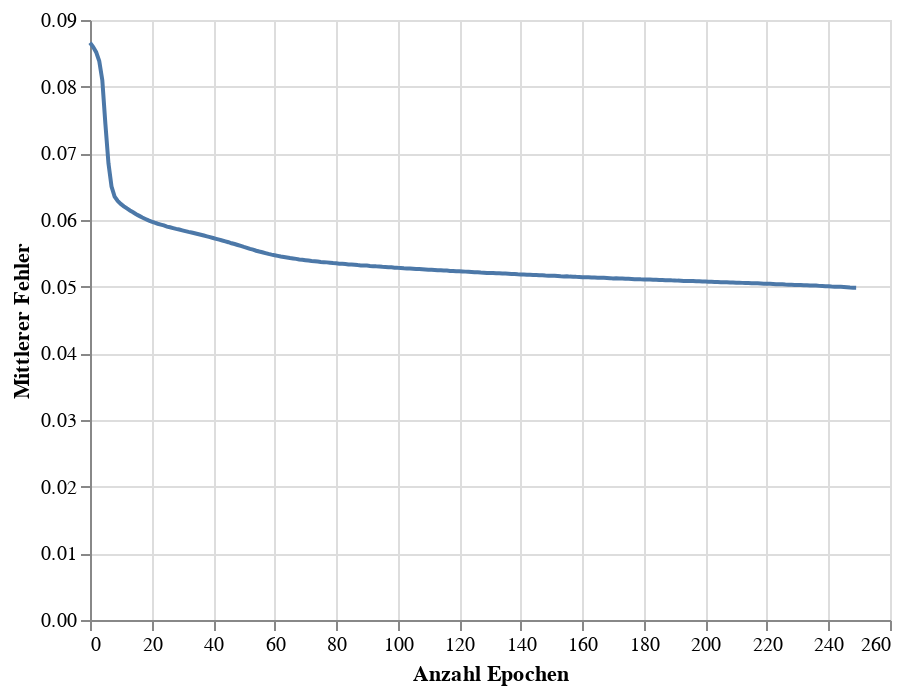

The code cell stored with this chart in its notebook:
### Code cell
train_chart = alt.Chart(loss_df).mark_line().encode(
    x=alt.X('Epoch', title = 'Anzahl Epochen'),
    y=alt.Y('Loss', title = 'Mittlerer Fehler')
)
# glue('train-loss-team', train_chart,display=True)
train_chart

### Figure 1 — Vega-Lite specification as saved in the notebook (floating-point values rounded to 4 significant figures; data arrays with more than 128 entries replaced by an {"elided": "..."} marker saying what was removed)
{"config": {"view": {"continuousWidth": 400, "continuousHeight": 300}}, "data": {"name": "data-8925e4d7a2366fe50067cd3fde8446a3"}, "mark": "line", "encoding": {"x": {"field": "Epoch", "title": "Anzahl Epochen", "type": "quantitative"}, "y": {"field": "Loss", "title": "Mittlerer Fehler", "type": "quantitative"}}, "$schema": "https://vega.github.io/schema/vega-lite/v4.17.0.json", "datasets": {"data-8925e4d7a2366fe50067cd3fde8446a3": {"elided": "250 records"}}}
